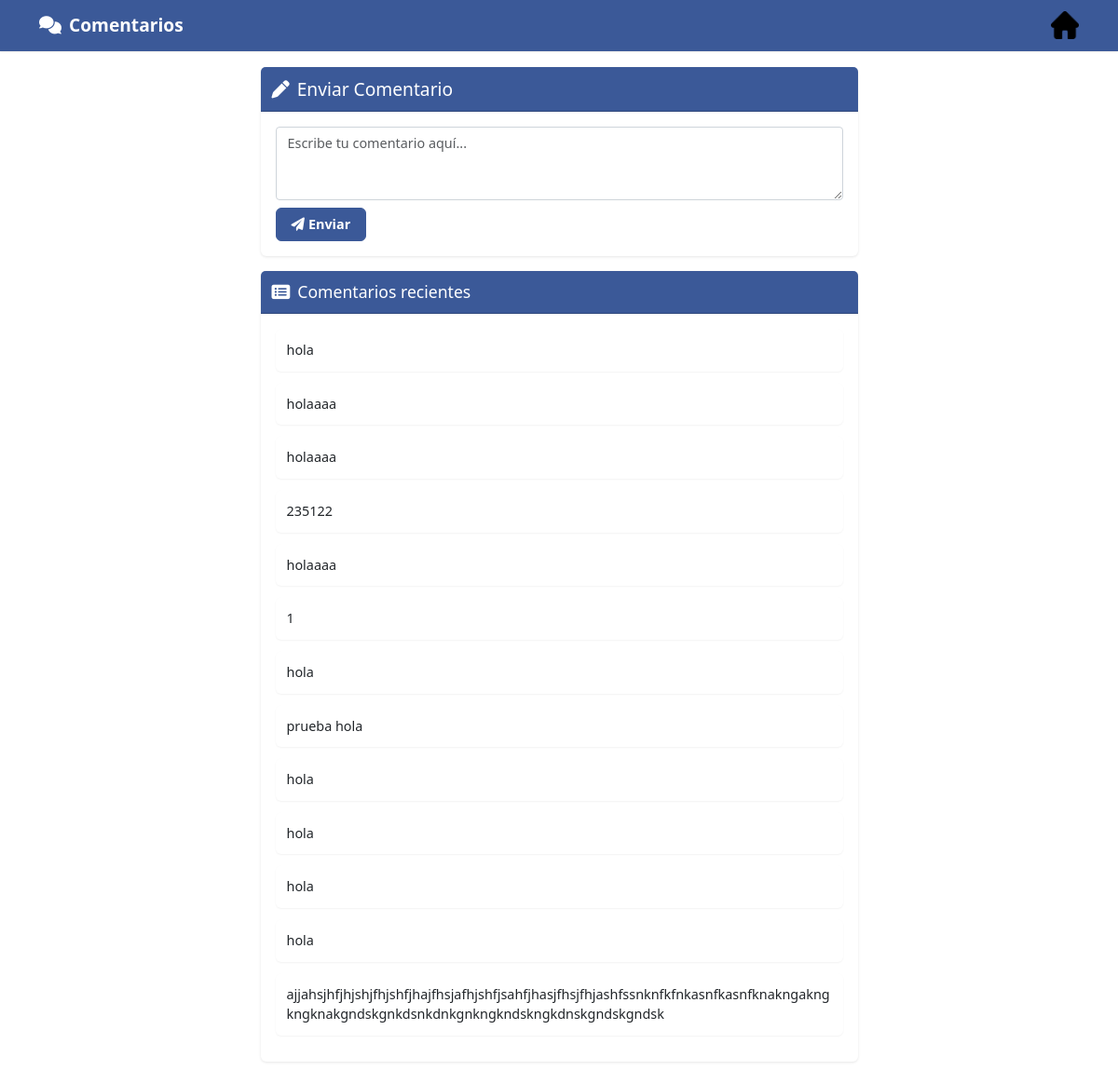
The app's page /enviar_comentario, older data.
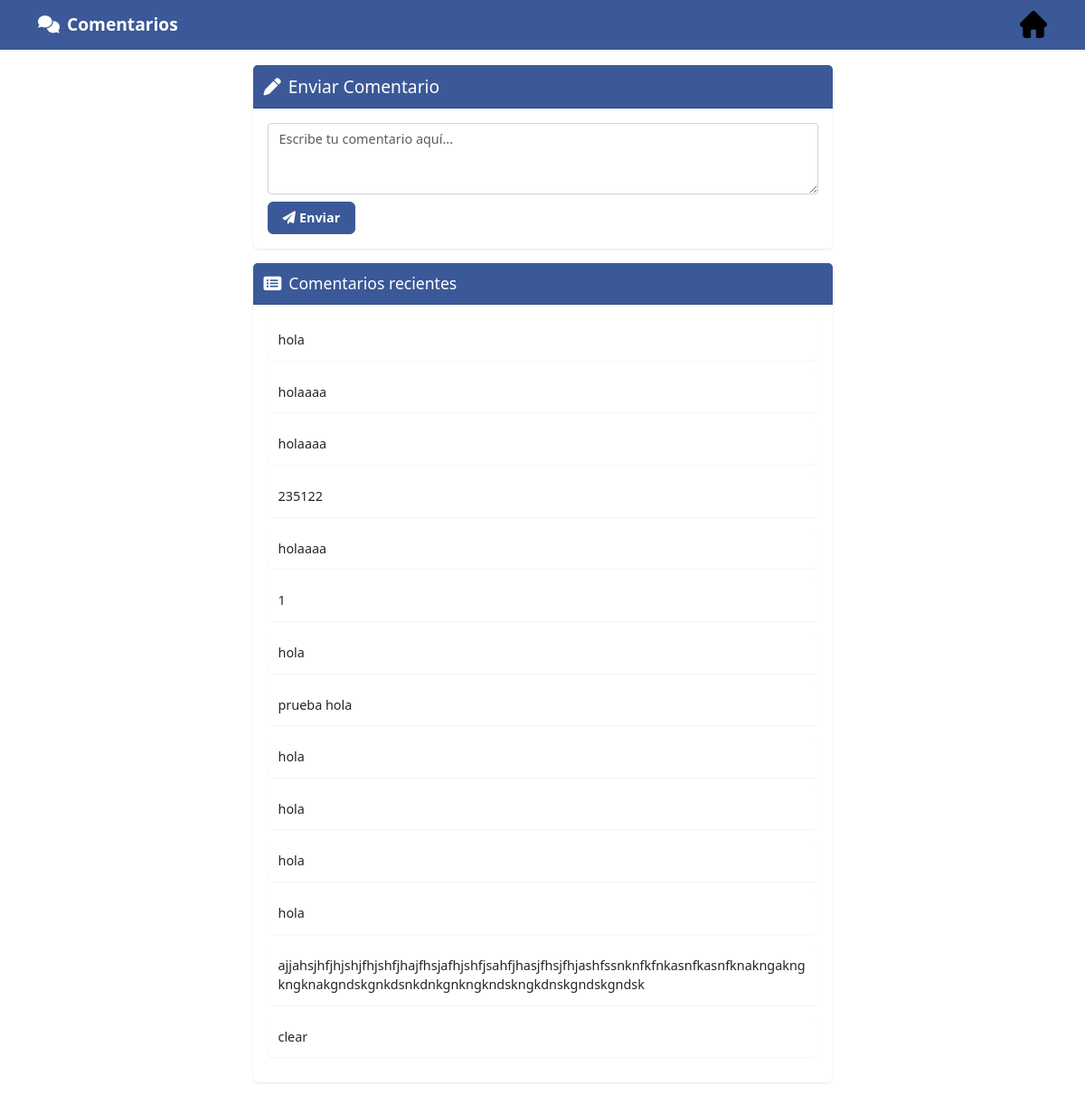
The same page, newer data.
### app/Models/comentario.py (models this page shows)
class Comentario(db.Model):
    __tablename__ = 'comentarios'  # Cambia _tablename_ a __tablename__
    id = db.Column(db.Integer, primary_key=True)
    descripcion = db.Column(db.Text, nullable=False)

### app/Routes/comentarios_routes.py (the view, shortened to what this page needs)
@bp.route('/enviar_comentario', methods=['GET', 'POST'])
def enviar_comentario():
    comentarios = Comentario.query.all()
    return render_template('comentarios/index.html', comentarios=comentarios)

### app/Templates/comentarios/index.html (shortened to what this page needs)
<!DOCTYPE html>
<html lang="es">
<head>
    <link rel="stylesheet" href="https://cdn.jsdelivr.net/npm/bootstrap@5.3.3/dist/css/bootstrap.min.css">
    <link rel="stylesheet" href="https://cdnjs.cloudflare.com/ajax/libs/font-awesome/6.0.0-beta3/css/all.min.css">
</head>
<body class="d-flex flex-column min-vh-100">
    <nav class="navbar navbar-expand-lg navbar-dark fixed-top">
        <div class="container">
            <a class="navbar-brand" href="#">
                <i class="fas fa-comments me-2"></i>Comentarios
                <a href="{{ url_for('categorias.guavata') }}"><img src="{{ url_for('static', filename='home.png') }}" alt="Volver al Inicio" style="width: 30px; height: 30px;"></a>
            </a>
        </div>
    </nav>
    <div class="container mt-4 pt-5">
        <div class="row justify-content-center">
            <div class="col-lg-7">
                <div class="card mb-3">
                    <div class="card-header">
                        <h2 class="mb-0"><i class="fas fa-pen me-2"></i>Enviar Comentario</h2>
                    </div>
                    <div class="card-body">
                        <form action="{{ url_for('comentario.enviar_comentario') }}" method="POST">
                            <div class="mb-2">
                                <textarea class="form-control" name="descripcion" rows="3" placeholder="Escribe tu comentario aquí..." required></textarea>
                            </div>
                            <button type="submit" class="btn btn-primary">
                                <i class="fas fa-paper-plane me-1"></i>Enviar
                            </button>
                        </form>
                    </div>
                </div>
                <div class="card">
                    <div class="card-header">
                        <h3 class="mb-0"><i class="fas fa-list-alt me-2"></i>Comentarios recientes</h3>
                    </div>
                    <div class="card-body">
                        {% for comentario in comentarios %}
                            <div class="comentario">
                                <p class="mb-0">{{ comentario.descripcion }}</p>
                            </div>
                        {% else %}
                            <p class="text-muted text-center">No hay comentarios aún.</p>
                        {% endfor %}
                    </div>
                </div>
            </div>
        </div>
    </div>
</body>
</html>

### app/Templates/comentarios/index.html (style rules this page uses)
body { font-family: 'Segoe UI', Tahoma, Geneva, Verdana, sans-serif; font-size: 0.9rem; }
.navbar { background-color: #3b5998; box-shadow: 0 1px 2px rgba(0,0,0,.1); }
.navbar-brand { color: white !important; font-weight: 600; font-size: 1.2rem; }
.card { border: none; border-radius: 6px; box-shadow: 0 1px 3px rgba(0,0,0,.1); margin-bottom: 1.5rem; }
.card-header { background-color: #3b5998; color: white; font-weight: 600; border-top-left-radius: 6px; border-top-right-radius: 6px; padding: 0.75rem; }
.card-body { padding: 1rem; }
.btn-primary { background-color: #3b5998; border-color: #3b5998; padding: 0.4rem 1rem; font-size: 0.9rem; font-weight: 600; }
.comentario { background-color: #fff; border-radius: 6px; padding: 0.75rem; margin-bottom: 0.75rem; box-shadow: 0 1px 2px rgba(0,0,0,.05); }
.form-control { border: 1px solid #ced4da; border-radius: 4px; font-size: 0.9rem; }
h2 { font-size: 1.2rem; }
h3 { font-size: 1.1rem; }

Row changes from the older to the newer data that the page shows:
added Comentario: descripcion "clear"
